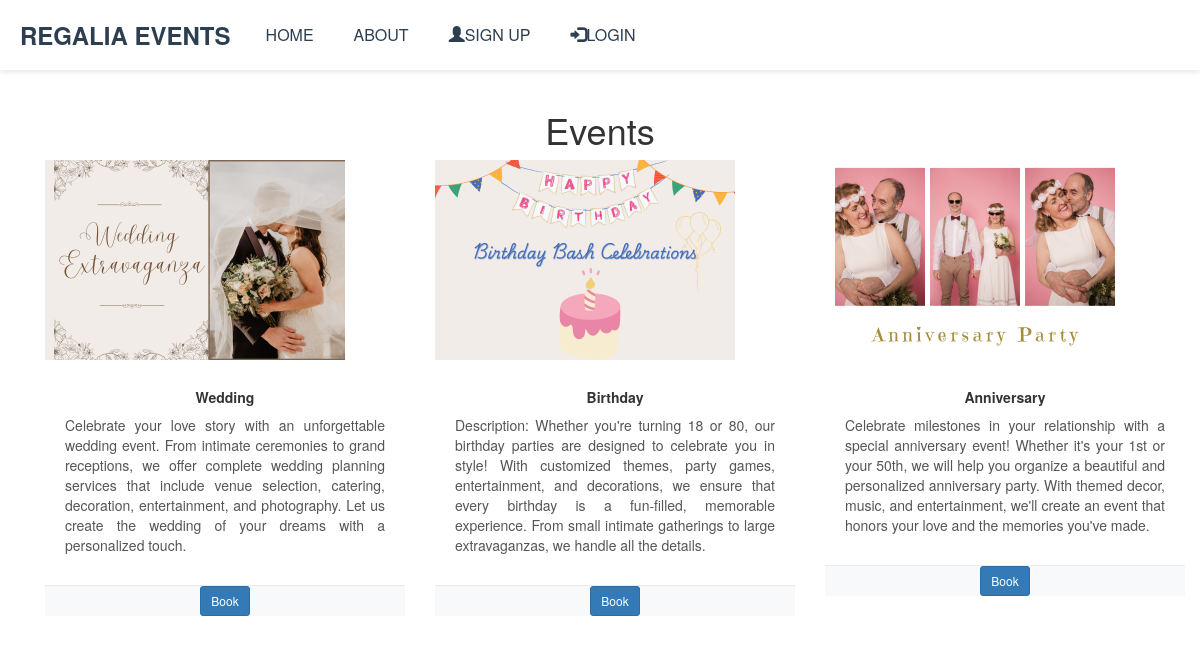
Screenshot of /events/ with the database file from the repository.
### eventapp/models.py (models this page shows, shortened)
class Event(models.Model):
    name = models.CharField(max_length=250)
    desc = models.TextField()
    image = models.ImageField(upload_to='events')

### eventapp/views.py (the view)
# urls.py: path('events/', views.events, name='events'),
def events(request):
    event = {
        'event':Event.objects.all()
    }
    return render(request,'events.html',event)

### templates/events.html (shortened to what this page needs)
{% extends 'base.html' %}
{% block content %}
<h1 class="text-center mb-4">Events</h1>
<div class="container">
    <div class="row">
        {% for e in event %}
        <div class="col-md-4 mb-4">
            <div class="card mb-4 shadow-lg rounded" style="width: 100%;">
                <img src="{{e.image.url}}" class="card-img-top" alt="{{e.name}}" style="height: 200px; object-fit: cover;">
                <div class="card-body">
                    <h5 class="card-title text-center" style="font-weight: bold;">{{e.name}}</h5>
                    <p class="card-text" style="color: #555; text-align: justify;">{{e.desc}}</p>
                </div>
                <div class="card-footer text-center">
                    <a href="{% url 'booking' %}" class="btn btn-primary btn-sm">Book</a>
                </div>
            </div>
        </div>
        {% endfor %}
    </div>
</div>
{% endblock %}

### templates/base.html (shortened to what this page needs)
{% load static %}
<!DOCTYPE html>
<html lang="en">
<head>
    <link rel="stylesheet" href="https://maxcdn.bootstrapcdn.com/bootstrap/3.4.1/css/bootstrap.min.css">
    <link rel="stylesheet" href="{% static 'css/style.css' %}">
</head>
<body>
    <nav class="navbar navbar-inverse">
        <div class="container-fluid">
            <div class="navbar-header">
                <a class="navbar-brand" href="{% url 'home' %}">REGALIA EVENTS</a>
            </div>
            <ul class="nav navbar-nav">
                <li><a href="{% url 'home' %}">Home</a></li>
                <li><a href="{% url 'about' %}">About</a></li>
                {% if user.is_authenticated %}
                <li><a href="{% url 'events' %}">Events</a></li>
                <li><a href="{% url 'booking' %}">Booking</a></li>
                <li><a href="{% url 'contact' %}">Contact</a></li>
                <li><a href="{% url 'logout' %}"><span class="glyphicon glyphicon-log-in"></span>Logout</a></li>
            </ul>
                {% else %}
            <ul class="nav navbar-nav navbar-right">
                <li><a href="{% url 'register' %}"><span class="glyphicon glyphicon-user"></span>Sign Up</a></li>
                <li><a href="{% url 'login' %}"><span class="glyphicon glyphicon-log-in"></span>Login</a></li>
            </ul>
                {% endif %}
        </div>
    </nav>
    <div class="container">
        {% block content %}
        {% endblock %}
    </div>
</body>
</html>

### static/css/style.css (style rules this page uses)
.navbar-inverse { background-color: #ffffff; border: none; border-radius: 0; box-shadow: 0px 2px 5px rgba(0, 0, 0, 0.1); }
.navbar-inverse .navbar-brand { color: #2c3e50; font-size: 24px; font-weight: bold; text-transform: uppercase; }
.navbar-inverse .nav > li > a { color: #2c3e50; font-size: 16px; padding: 15px 20px; text-transform: uppercase; font-weight: 500; position: relative; overflow: hidden; transition: color 0.3s ease-in-out; }
.navbar-inverse .nav > li > a::before { content: ""; position: absolute; width: 120%; height: 100%; top: 0; left: -120%; background-color: rgb(176, 92, 7); z-index: -1; transition: left 0.3s ease-in-out; }
.navbar-inverse .navbar-right > li > a { color: #2c3e50; font-size: 16px; padding: 15px 20px; }
.navbar-inverse .glyphicon { color: #2c3e50; }
.container-fluid { padding: 10px 20px; }
.navbar { box-shadow: 0px 2px 5px rgba(0, 0, 0, 0.1); }
.card { transition: transform 0.3s ease, box-shadow 0.3s ease; height: 100%; }
.card-body { padding: 20px; }
.card-footer { background-color: #f8f9fa; border-top: 1px solid #e9ecef; }
.row { margin-bottom: 20px; }

### rows the page displays
Event: image (picture), name "Wedding", desc "Celebrate your love story with an unforgettable wedding event. From intimate ceremonies to grand receptions, we offer complete wedding planning services that include venue selection, catering, decoration, entertainment, and photography. Let us create the wedding of your dreams with a personalized touch."
Event: image (picture), name "Birthday", desc "Description: Whether you're turning 18 or 80, our birthday parties are designed to celebrate you in style! With customized themes, party games, entertainment, and decorations, we ensure that every birthday is a fun-filled, memorable experience. From small intimate gatherings to large extravaganzas, we handle all the details."
Event: image (picture), name "Anniversary", desc "Celebrate milestones in your relationship with a special anniversary event! Whether it's your 1st or your 50th, we will help you organize a beautiful and personalized anniversary party. With themed decor, music, and entertainment, we'll create an event that honors your love and the memories you've made."
